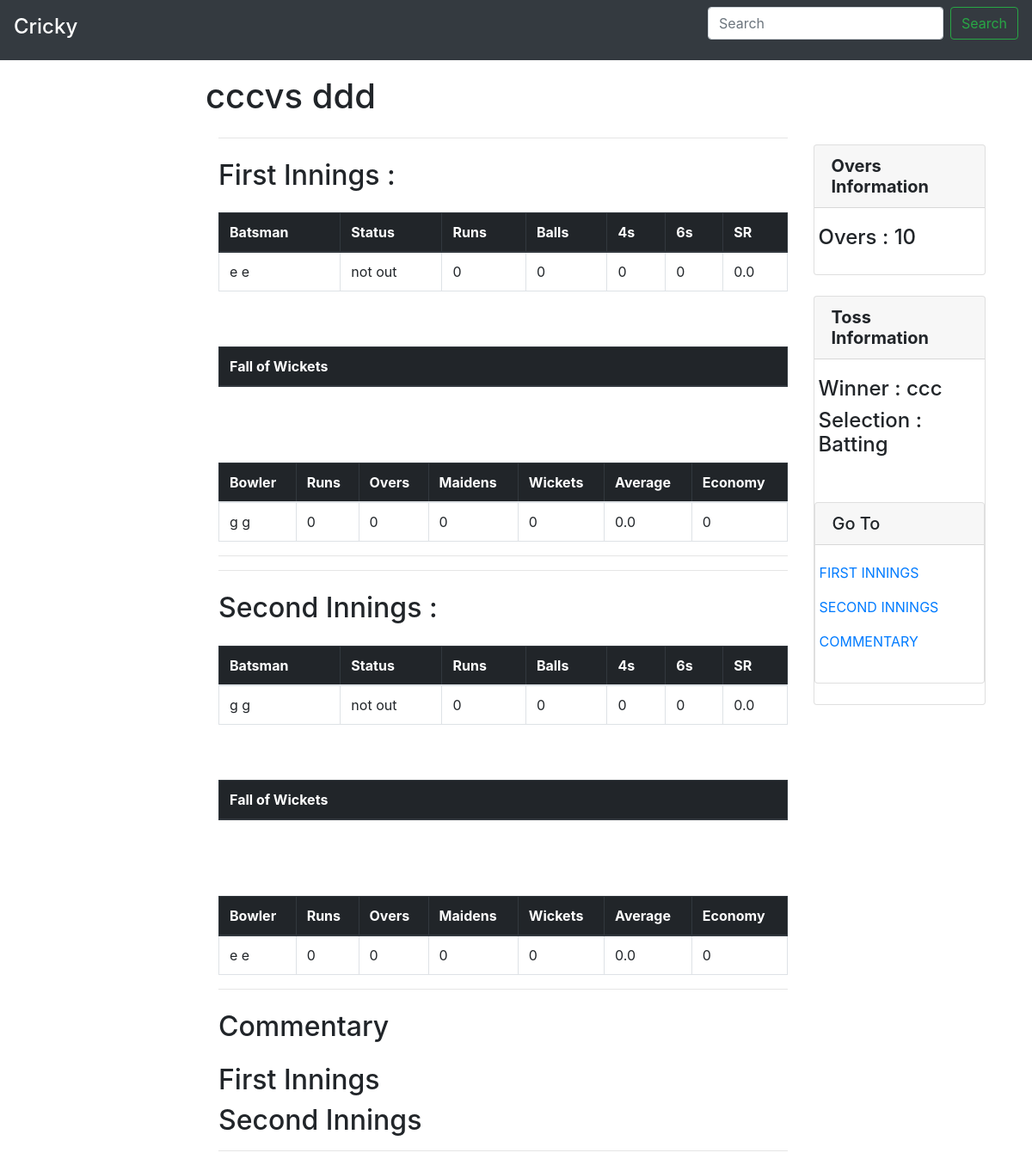
Page /search/match/details/8/ on the committed database.
### tournament/models.py (models this page shows, shortened)
class Match(models.Model):
    name = models.CharField(max_length=10, blank=True, null=True)
    tournament = models.ForeignKey(Tournament, on_delete=models.CASCADE, null=True, blank=True)
    team_1 = models.ForeignKey('Team', related_name='team_1', on_delete=models.DO_NOTHING, null=True, blank=True)
    team_2 = models.ForeignKey('Team', related_name='team_2', on_delete=models.DO_NOTHING, null=True, blank=True)
    overs = models.IntegerField(default=0)
    match_status = models.IntegerField(default=0)
    toss_winner = models.ForeignKey('Team', related_name='toss_winner', on_delete=models.DO_NOTHING,
                                    blank=True, null=True)
    toss_winner_choice = models.CharField(max_length=10, default='Select')
    match_winner = models.ForeignKey('Team', related_name='match_winner', on_delete=models.DO_NOTHING, blank=True, null=True)

class Team(models.Model):
    name = models.CharField(max_length=20, unique=True)
    owner = models.CharField(max_length=20)
    logo = models.ImageField()
    tournament = models.ForeignKey(Tournament, on_delete=models.CASCADE, null=True, blank=True)
    players = models.ManyToManyField(Player)
    def __str__(self):
        return self.name

### performance/models.py (models this page shows, shortened)
class BattingInnings(models.Model):
    player = models.ForeignKey(Player, on_delete=models.CASCADE, null=True, blank=True)
    match = models.ForeignKey('tournament.Match', on_delete=models.CASCADE, null=True, blank=True)
    tournament = models.ForeignKey('tournament.Tournament', on_delete=models.CASCADE, null=True, blank=True)
    team = models.ForeignKey('tournament.Team', on_delete=models.CASCADE, null=True, blank=True)
    batting_runs = models.BigIntegerField(default=0)
    strike_rate = models.FloatField(default=0)
    sixes = models.IntegerField(default=0)
    fours = models.IntegerField(default=0)
    batting_balls = models.BigIntegerField(default=0)
    status = models.CharField(max_length=20)
    out = models.BooleanField(default=False)
    out_type = models.CharField(max_length=20)
    played = models.BooleanField(default=False)
    started_time = models.DateTimeField(blank=True, null=True)

class BowlingInnings(models.Model):
    player = models.ForeignKey(Player, related_name='player', on_delete=models.CASCADE, null=True,
                               blank=True)
    match = models.ForeignKey('tournament.Match', on_delete=models.CASCADE, null=True, blank=True)
    tournament = models.ForeignKey('tournament.Tournament', on_delete=models.CASCADE, null=True, blank=True)
    team = models.ForeignKey('tournament.Team', on_delete=models.CASCADE, null=True, blank=True)
    bowling_runs = models.BigIntegerField(default=0)
    batting_balls = models.BigIntegerField(default=0)
    bowling_overs = models.BigIntegerField(default=0)
    wickets = models.BigIntegerField(default=0)
    wickets_players = models.ManyToManyField(Player, related_name='wicket_players')
    bowling_avg = models.FloatField(default=0)
    economy = models.FloatField(default=0)
    played = models.BooleanField(default=False)
    started_time = models.DateTimeField(blank=True, null=True)

### search/views.py (the view)
# urls.py: path('match/details/<int:match_id>/',views.match_details,name='match_details'),
def match_details(request, match_id):
    match = Match.objects.get(pk=match_id)
    try:
        P = Player.objects.get(pk=request.user.id)
        context = {'match': match, 'P': P}
    except Exception:
        try:
            o = Organizer.objects.get(pk=request.user.id)
            context = {'match': match, 'O': o}
        except Exception:
            context = {'match': match, 'O': None}
    match = Match.objects.get(id=match_id)
    match_additional = MatchAdditional.objects.get(match=match)
    innings = match_additional.current_innings
    if innings == 'First':
        current_innings = FirstInningss.objects.get(match=match)
        bowling_team = current_innings.bowling_team
        batting_team = current_innings.batting_team
    else:
        current_innings = SecondInnings.objects.get(match=match)
        bowling_team = current_innings.bowling_team
        batting_team = current_innings.batting_team
    commentary_first_innings = Score.objects.filter(match=match).filter(innings='First').order_by(
        'over_number')
    commentary_second_innings = Score.objects.filter(match=match).filter(innings='Second').order_by(
        'over_number')
    team_batting = FirstInningss.objects.get(match=match)
    team_bowling = team_batting.bowling_team
    team_batting = team_batting.batting_team
    innings1_batting = BattingInnings.objects.filter(match=match).filter(team=team_batting).filter(
        played=True).order_by('started_time')
    innings1_bowling = BowlingInnings.objects.filter(match=match).filter(team=team_bowling).filter(
        played=True).order_by('started_time')
    innings2_batting = BattingInnings.objects.filter(match=match).filter(team=team_bowling).filter(
        played=True).order_by('started_time')
    innings2_bowling = BowlingInnings.objects.filter(match=match).filter(team=team_batting).filter(
        played=True).order_by('started_time')
    innings1_fallofwicket = Score.objects.filter(match=match).filter(innings='First').filter(wicket=True)
    innings2_fallofwicket = Score.objects.filter(match=match).filter(innings='Second').filter(wicket=True)
    context.update({'all_scores': None, 'match': match, 'batting_team': batting_team, 'bowling_team':
        bowling_team, 'innings1_batting': innings1_batting, 'innings1_bowling': innings1_bowling,
                    'innings2_batting': innings2_batting, 'innings2_bowling': innings2_bowling,
                    'innings1_fallofwicket': innings1_fallofwicket, 'innings2_fallofwicket':
                        innings2_fallofwicket, 'match_additional': match_additional, 'current_innings':
                        current_innings, 'commentary_first_innings' : commentary_first_innings,
                    'commentary_second_innings' : commentary_second_innings})
    return render(request, 'search/match_details.html',context)

### search/templates/search/match_details.html (shortened to what this page needs)
{% extends 'search/base.html' %}
{% block body %}
<main role="main" class="col-md-9 ml-sm-auto col-lg-10 pt-3 px-4">
    <div class="container">
     <br>
    <br>
    <br>
        <h1> {{  match.team_1 }}vs {{match.team_2}}</h1>
    </div>
<div class="container">
    <div class="container">
      <div class="row">
        <div  class="col-md-9">
      {% if match_additional.toss_stored is True %}
            <hr>
            <h2 class="my-4" style="{text-align: center;}">First Innings : {{ team1.name }}
            </h2>
            <div id="firstinnings">
                        <table class="table table-bordered" align="center">
              <thead class="thead-dark">
                <tr>
                  <th scope="col">Batsman</th>
                  <th scope="col">Status</th>
                  <th scope="col">Runs</th>
                  <th scope="col">Balls</th>
                  <th scope="col">4s</th>
                  <th scope="col">6s</th>
                  <th scope="col">SR</th>
                </tr>
              </thead>
                            {% for player in innings1_batting %}
              <tbody>
                <tr>
                  <td>{{ player.player.get_full_name }}</td>
                  <td>{{ player.status }}</td>
                  <td>{{ player.batting_runs }}</td>
                  <td>{{ player.batting_balls }}</td>
                  <td>{{ player.fours }}</td>
                  <td>{{ player.sixes }}</td>
                  <td>{{ player.strike_rate }}</td>
                </tr>
              </tbody>
                            {% endfor %}
            </table>
        <br><br>
            <table class="table table-bordered" align="center">
              <thead class="thead-dark">
                <tr>
                  <th scope="col">Fall of Wickets</th>
                </tr>
              </thead>
            </table>
        <br><br><br>
            <table class="table table-bordered" align="center">
              <thead class="thead-dark">
                <tr>
                  <th scope="col">Bowler</th>
                  <th scope="col">Runs</th>
                  <th scope="col">Overs</th>
                  <th scope="col">Maidens</th>
                  <th scope="col">Wickets</th>
                  <th scope="col">Average</th>
                  <th scope="col">Economy</th>
                </tr>
              </thead>
              <tbody>
                <tr>
                  {% for player in innings1_bowling %}
              <tbody>
                <tr>
                  <td>{{ player.player.get_full_name }}</td>
                  <td>{{ player.bowling_runs }}</td>
                  <td>0</td>
                  <td>0</td>
                  <td>{{ player.wickets }}</td>
                  <td>{{ player.bowling_avg}}</td>
                  <td>0</td>
                </tr>
              </tbody>
                            {% endfor %}
                </tr>
              </tbody>
            </table>
                    <hr>
            </div>
            <hr>
            <div id="recent">
            <h2 class="my-4">Second Innings : {{ team2.name }}
            </h2>
                 <div id="secondinnings">
                        <table class="table table-bordered" align="center">
              <thead class="thead-dark">
                <tr>
                  <th scope="col">Batsman</th>
                  <th scope="col">Status</th>
                  <th scope="col">Runs</th>
                  <th scope="col">Balls</th>
                  <th scope="col">4s</th>
                  <th scope="col">6s</th>
                  <th scope="col">SR</th>
                </tr>
              </thead>
              <tbody>
                <tr>
                  {% for player in innings2_batting %}
              <tbody>
                <tr>
                  <td>{{ player.player.get_full_name }}</td>
                  <td>{{ player.status }}</td>
                  <td>{{ player.batting_runs }}</td>
                  <td>{{ player.batting_balls }}</td>
                  <td>{{ player.fours }}</td>
                  <td>{{ player.sixes }}</td>
                  <td>{{ player.strike_rate }}</td>
                </tr>
              </tbody>
                            {% endfor %}
                </tr>
              </tbody>
            </table>
        <br><br>
            <table class="table table-bordered" align="center">
              <thead class="thead-dark">
                <tr>
                  <th scope="col">Fall of Wickets</th>
                </tr>
              </thead>
            </table>
        <br><br><br>
            <table class="table table-bordered" align="center">
              <thead class="thead-dark">
                <tr>
                  <th scope="col">Bowler</th>
                  <th scope="col">Runs</th>
                  <th scope="col">Overs</th>
                  <th scope="col">Maidens</th>
                  <th scope="col">Wickets</th>
                  <th scope="col">Average</th>
                  <th scope="col">Economy</th>
                </tr>
              </thead>
              {% for player in innings2_bowling %}
              <tbody>
                <tr>
                  <td>{{ player.player.get_full_name }}</td>
                  <td>{{ player.bowling_runs }}</td>
                  <td>0</td>
                  <td>0</td>
                  <td>{{ player.wickets }}</td>
                  <td>{{ player.bowling_avg }}</td>
                  <td>0</td>
                </tr>
              </tbody>
                            {% endfor %}
            </table>
                 </div>
            </div>
             <div id="commentary">
                 <hr>
             <h2 class="my-4">Commentary</h2>
                 <h2>First Innings</h2>
                 <h2>Second Innings</h2>
                 <hr>
             </div>
        </div>
        <div   class="col-md-3 ">
            <div class="sticky-top" >
                    <div class="card my-4">
                        <h5 class="card-header"><b>Overs Information</b></h5>
                        <div class="card-body">
                          <div class="row">
                                 <h4>Overs : {{ match.overs }}</h4>
                          </div>
                      </div>
                      </div>
                      <div class="card my-4">
                          <h5 class="card-header"><b>Toss Information</b></h5>
                        <div class="card-body">
                          <div class="row">
                                <h4>Winner : {{ match.toss_winner }}</h4>
                                <h4>Selection : {{ match.toss_winner_choice }}</h4>
                          </div>
                      </div>
                      <div class="card my-4">
                        <h5 class="card-header">Go To</h5>
                        <div class="card-body">
                          <div class="row">
                              <p><a href="#firstinnings">FIRST INNINGS</a></p>
                              <p><a href="#secondinnings">SECOND INNINGS</a></p>
                              <p><a href="#commentary">COMMENTARY</a></p>
                          </div>
                      </div>
                      </div>
                      </div>
            </div>
        </div>
   {% endif %}
      </div>
    </div>
</div>
</main>
{% endblock %}

### rows in the picture
Match: team_1 "ccc", team_2 "ddd", overs "10", toss_winner "ccc", toss_winner_choice "Batting"
BattingInnings: player.get_full_name "e e", status "not out", batting_runs "0", batting_balls "0", fours "0", sixes "0", strike_rate "0.0"
BowlingInnings: player.get_full_name "g g", bowling_runs "0", wickets "0", bowling_avg "0.0"
BattingInnings: player.get_full_name "g g", status "not out", batting_runs "0", batting_balls "0", fours "0", sixes "0", strike_rate "0.0"
BowlingInnings: player.get_full_name "e e", bowling_runs "0", wickets "0", bowling_avg "0.0"
